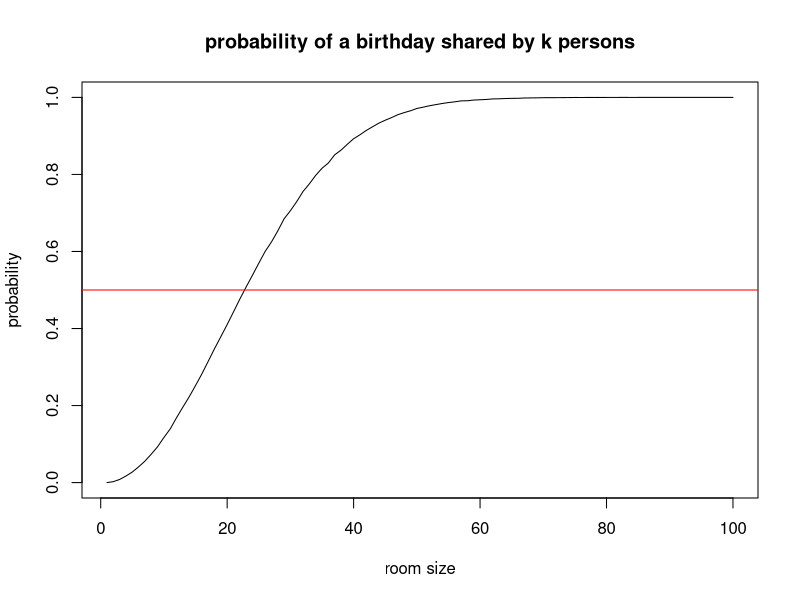

Write the R code that produced this figure.
## ---- chunk 1
knitr::opts_chunk$set(cache=TRUE)
## ---- chunk 2
k <- 2                # Birthday shared by k persons
p <- 0.5              # Targetd probability
r <- 20               # Replicates
result <- rep(0, 100) # A vector for saving result 
i <- 10                  # Room size
## ---- chunk 3
set.seed(12345)
birth <- matrix(sample(1:365, r*i, replace=TRUE), nrow=r, ncol=i)
birth
## ---- chunk 4
sum(apply(birth, 1, function(x) max(tabulate(x))>=k )) / r
## ---- chunk 5
k <- 2                # Birthday shared by k persons
p <- 0.5              # Targetd probability
r <- 100000           # Replicates
result <- rep(0, 100) # A vector for saving result 

system.time({         # Record time used
for (i in 1:100) {    # Test room sizes from 1 to 100 persons
  birth <- matrix(sample(1:365, r*i, replace=TRUE), nrow=r, ncol=i)
  result[i] <- sum(apply(birth, 1, function(x) max(tabulate(x))>=k )) / r
}
})
## ---- chunk 6
plot(result, type="l", xlab="room size", ylab="probability", main="probability of a birthday shared by k persons")
abline(h=p, col="red") 
## ---- chunk 7
min(which(result>p))
